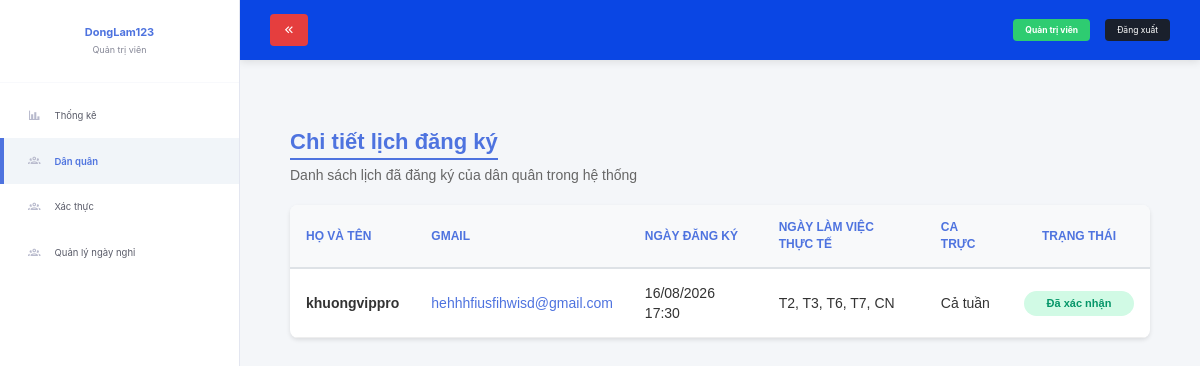
Screenshot of /admin/scheduleList (signed in) with the database file from the repository.
### website/models.py (models this page shows)
class User(db.Model, UserMixin):
    id = db.Column(db.Integer, primary_key=True)
    email = db.Column(db.String(150), unique=True)
    password = db.Column(db.String(150))
    user_name = db.Column(db.String(150), unique=True)
    notes = db.relationship('Note')
    registrations = db.relationship('Registration', backref='user_account', lazy=True)
    role_id = db.Column(db.Integer, db.ForeignKey('role.id'), nullable=False, default=2)
    allowed_off_days = db.Column(db.Integer, default=2)

class Registration(db.Model):
    __tablename__ = 'registration'
    id = db.Column(db.Integer, primary_key=True)
    selected_days = db.Column(db.String(200), nullable=False)
    session = db.Column(db.String(50), nullable=False)
    week_number = db.Column(db.Integer)
    status_id = db.Column(db.Integer, db.ForeignKey('status.id'), nullable=False)
    created_at = db.Column(db.DateTime(timezone=True), default=func.now())
    user_id = db.Column(db.Integer, db.ForeignKey('user.id'), nullable=False)

### website/admin_views.py (the view)
@admin_views.route('/scheduleList')
@login_required
def admin_scheduleList():
    registrations = Registration.query.order_by(Registration.id.desc()).all()
    schedules_data = []
    for reg in registrations:
        user_info = User.query.get(reg.user_id)
        actual_days = get_working_days(reg.selected_days)
        schedules_data.append({
            "id": reg.id,
            "ho_ten": user_info.user_name if user_info else "Không rõ",
            "gmail": user_info.email if user_info else "Không rõ",
            "created_at": reg.created_at.strftime('%d/%m/%Y %H:%M') if reg.created_at else None,
            "selected_days": actual_days,  # Hiển thị các ngày làm việc thực tế lên bảng
            "session": reg.session,
            "status_name": reg.status_obj.name if reg.status_obj else "Chờ xác nhận"
        })
    return render_template(
        'admin/admin_scheduleList.html',
        schedules=schedules_data,
        user=current_user
    )

### website/admin_views.py (called while the page is built)
def get_working_days(selected_days_str):
    if not selected_days_str or selected_days_str == "--":
        return "--"
    all_days = ["T2", "T3", "T4", "T5", "T6", "T7", "CN"]
    excluded_days = [d.strip().upper() for d in selected_days_str.split(",")]
    working_days = [day for day in all_days if day not in excluded_days]
    return ", ".join(working_days) if working_days else "Không có ngày làm"

### website/templates/admin/admin_scheduleList.html (shortened to what this page needs)
{% extends 'Shared/admin_layout.html' %}
{% block content %}
<div class="admin-schedule-wrapper">
    <div>
        <h2 class="admin-schedule-title">Chi tiết lịch đăng ký</h2>
        <div class="admin-schedule-desc">Danh sách lịch đã đăng ký của dân quân trong hệ thống</div>
    </div>
    <table class="schedule-table">
        <thead>
            <tr>
                <th>HỌ VÀ TÊN</th>
                <th>GMAIL</th>
                <th>NGÀY ĐĂNG KÝ</th>
                <th>NGÀY LÀM VIỆC THỰC TẾ</th>
                <th>CA TRỰC</th>
                <th class="text-center-col">TRẠNG THÁI</th>
            </tr>
        </thead>
        <tbody>
            {% if schedules %}
                {% for item in schedules %}
                <tr>
                    <td><strong>{{ item.ho_ten }}</strong></td>
                    <td>
                        <a href="mailto:{{ item.gmail }}">{{ item.gmail }}</a>
                    </td>
                    <td>{{ item.created_at if item.created_at else '--' }}</td>
                    <td>{{ item.selected_days if item.selected_days else '--' }}</td>
                    <td>{{ item.session if item.session else '--' }}</td>
                    <td class="text-center-col">
                        {% if item.status_name == 'Đã xác nhận' %}
                            <span class="badge-custom badge-status-success">Đã xác nhận</span>
                        {% else %}
                            <span class="badge-custom badge-status-warning">{{ item.status_name }}</span>
                        {% endif %}
                    </td>
                </tr>
                {% endfor %}
            {% else %}
            <tr>
                <td colspan="6" style="text-align: center; color: #777; padding: 40px;">
                    Chưa có dữ liệu đăng ký lịch nào trong hệ thống.
                </td>
            </tr>
            {% endif %}
        </tbody>
    </table>
</div>
{% endblock %}

### website/templates/Shared/admin_layout.html (shortened to what this page needs)
<!DOCTYPE html>
<html lang="vi">
<head>
    <link rel="stylesheet" href="{{ url_for('static', filename='Web/css/bootstrap.min.css') }}">
    <link rel="stylesheet" href="{{ url_for('static', filename='Web/css/font-awesome.min.css') }}">
    <link rel="stylesheet" href="https://cdn.jsdelivr.net/npm/@mdi/font@7.2.96/css/materialdesignicons.min.css">
</head>
<body>
    <div class="sidebar">
        <div class="sidebar-header">
            <strong>{{ current_user.user_name }}</strong>
            <span>Quản trị viên</span>
        </div>
        <ul class="sidebar-menu">
            <li class="sidebar-item {{ 'active' if 'home' in request.path }}">
                <a href="{{ url_for('admin_views.admin_home') }}">
                    <i class="mdi mdi-chart-bar"></i> <span>Thống kê</span>
                </a>
            </li>
            <li class="sidebar-item {{ 'active' if 'scheduleList' in request.path }}">
                <a href="{{ url_for('admin_views.admin_scheduleList') }}">
                    <i class="mdi mdi-account-group-outline"></i> <span>Dân quân</span>
                </a>
            </li>
            <li class="sidebar-item {{ 'active' if 'request' in request.path }}">
                <a href="{{ url_for('admin_views.admin_request') }}">
                    <i class="mdi mdi-account-group-outline"></i> <span>Xác thực</span>
                </a>
            </li>
             <li class="sidebar-item {{ 'active' if 'off-days' in request.path }}">
                <a href="{{ url_for('admin_views.admin_users') }}">
                    <i class="mdi mdi-account-group-outline"></i> <span>Quản lý ngày nghỉ</span>
                </a>
            </li>
        </ul>
    </div>
    <div class="main-wrapper">
        <div class="top-header">
            <button class="header-left-toggle" id="toggle-sidebar-btn">
                <i class="mdi mdi-chevron-double-left" id="toggle-icon"></i>
            </button>
            <div class="header-right-info">
                <span class="role-badge">Quản trị viên</span>
                <a href="{{ url_for('auth.logout') }}" class="logout-btn">Đăng xuất</a>
            </div>
        </div>
        <div class="content-body">
            {% block content %}{% endblock %}
        </div>
    </div>
</body>
</html>

### website/templates/Shared/admin_layout.html (style rules this page uses)
* { box-sizing: border-box; margin: 0; padding: 0; }
body { background-color: #f4f6f9; font-family: -apple-system, BlinkMacSystemFont, "Segoe UI", Roboto, sans-serif; display: flex; min-height: 100vh; overflow-x: hidden; }
.sidebar { width: 240px; background-color: #ffffff; border-right: 1px solid #e3e6f0; display: flex; flex-direction: column; position: fixed; top: 0; bottom: 0; left: 0; z-index: 100; transition: all 0.3s ease-in-out; }
.sidebar-header { padding: 25px 20px; text-align: center; font-size: 0.9rem; color: #858796; border-bottom: 1px solid #f8f9fc; white-space: nowrap; overflow: hidden; }
.sidebar-header strong { display: block; color: #4e73df; font-size: 1.1rem; margin-bottom: 3px; }
.sidebar-menu { list-style: none; padding: 10px 0; }
.sidebar-item a { display: flex; align-items: center; padding: 14px 24px; color: #5a5c69; text-decoration: none; font-size: 0.95rem; transition: all 0.2s ease; white-space: nowrap; border-left: 4px solid transparent; }
.sidebar-item a i { margin-right: 14px; font-size: 1.25rem; color: #b7b9cc; transition: all 0.2s ease; }
.sidebar-item.active a { background-color: #f1f5f9; color: #4e73df; font-weight: 600; border-left: 4px solid #4e73df; }
.main-wrapper { margin-left: 240px; flex: 1; display: flex; flex-direction: column; min-width: 0; transition: all 0.3s ease-in-out; }
.top-header { height: 60px; background-color: #0a46e4; display: flex; align-items: center; justify-content: space-between; padding: 0 30px; color: #ffffff; box-shadow: 0 2px 8px rgba(0,0,0,0.1); }
.header-left-toggle { background: #e53e3e; border: none; color: white; padding: 6px 12px; border-radius: 4px; cursor: pointer; user-select: none; transition: none; }
.header-right-info { display: flex; align-items: center; gap: 15px; }
.role-badge { background-color: #2ecc71; color: white; padding: 5px 12px; border-radius: 4px; font-size: 0.85rem; font-weight: bold; }
.logout-btn { background-color: #1a202c; color: white; padding: 5px 12px; border-radius: 4px; font-size: 0.85rem; text-decoration: none; }
.content-body { padding: 30px; flex: 1; }

### website/templates/admin/admin_scheduleList.html (style rules this page uses)
.admin-schedule-wrapper { padding: 20px; font-family: Arial, sans-serif; }
.admin-schedule-title { font-size: 22px; font-weight: bold; color: #4e73df; margin-bottom: 5px; border-bottom: 2px solid #4e73df; display: inline-block; padding-bottom: 4px; }
.admin-schedule-desc { color: #666; font-size: 14px; margin-bottom: 20px; }
.schedule-table { width: 100%; border-collapse: collapse; background: #fff; border-radius: 8px; overflow: hidden; box-shadow: 0 2px 4px rgba(0,0,0,0.1); }
.schedule-table th { background-color: #f8f9fa; color: #4e73df; font-weight: bold; text-transform: uppercase; font-size: 12px; padding: 14px 16px; border-bottom: 2px solid #dee2e6; text-align: left; }
.schedule-table td { padding: 14px 16px; border-bottom: 1px solid #eee; vertical-align: middle; font-size: 14px; color: #333; }
.schedule-table a { color: #4e73df; text-decoration: none; }
.text-center-col { text-align: center !important; }
.badge-custom { display: inline-block; font-size: 11px; font-weight: bold; padding: 5px 12px; border-radius: 20px; text-align: center; min-width: 110px; }
.badge-status-success { background-color: #d1fae5; color: #069669; }

### rows the page displays
User: user_name "DongLam123"
User: ho_ten "khuongvippro", gmail "hehhhfiusfihwisd@gmail.com"
Registration: session "Cả tuần"

### other values shown
{{ item.created_at if item.created_at else '--' }} "16/08/2026 17:30"
{{ item.selected_days if item.selected_days else '--' }} "T2, T3, T6, T7, CN"
